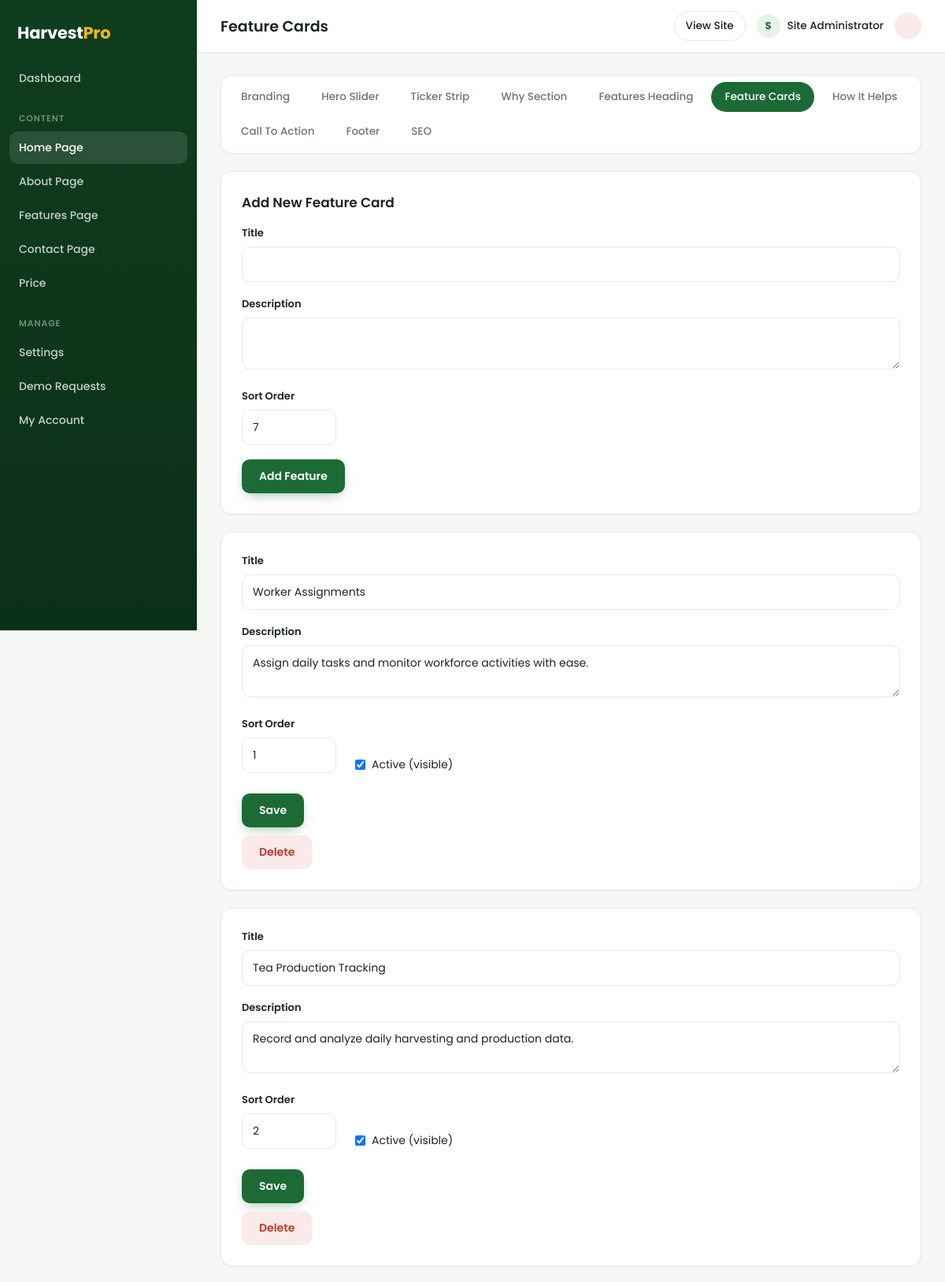
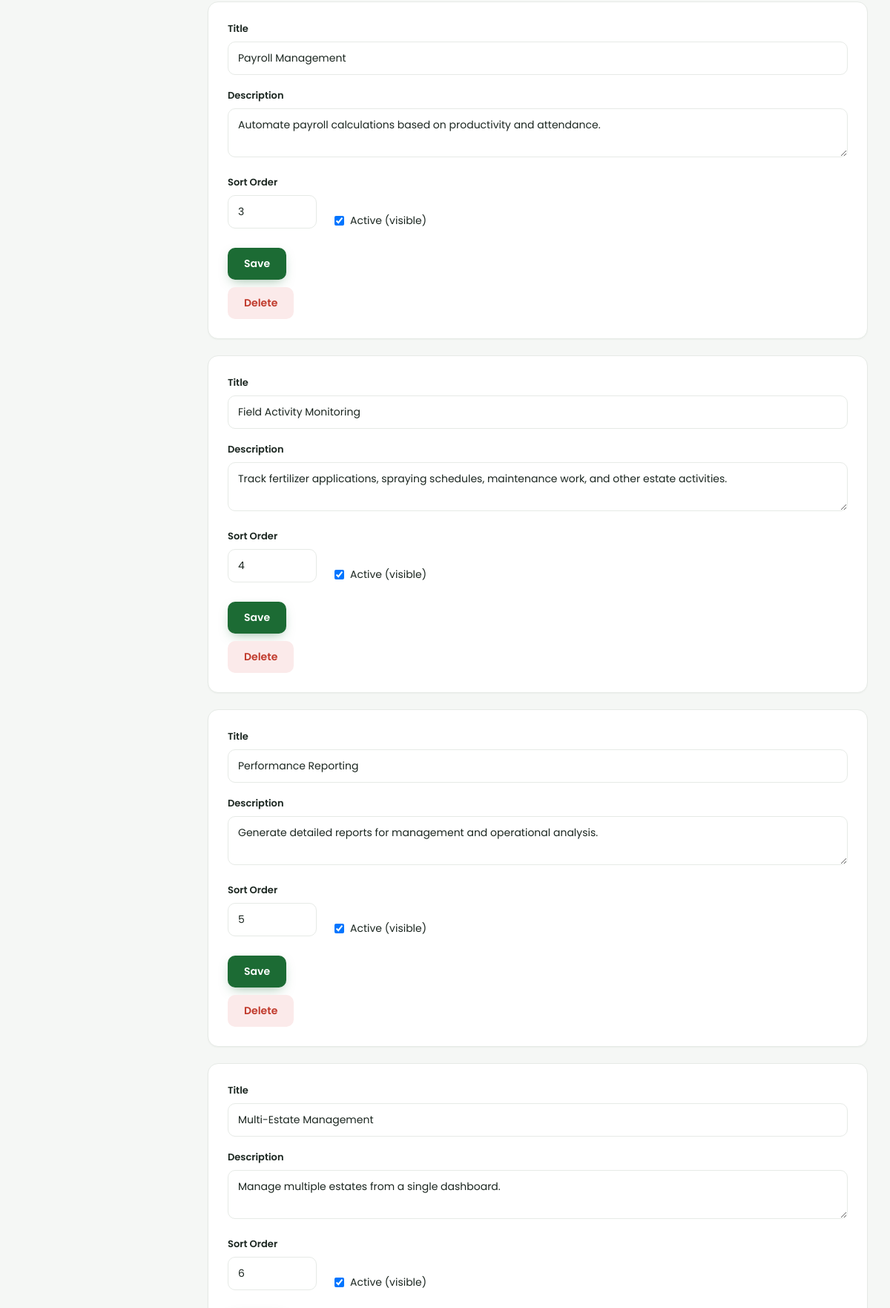
Screenshot of /admin/features.php (signed in, upper part) with the database file from the repository (2 pictures, top to bottom).
### tables this page shows
CREATE TABLE IF NOT EXISTS `features` (
  `id` INT(11) NOT NULL AUTO_INCREMENT,
  `title` VARCHAR(200) NOT NULL,
  `description` TEXT DEFAULT NULL,
  `sort_order` INT(11) NOT NULL DEFAULT 0,
  `is_active` TINYINT(1) NOT NULL DEFAULT 1,
  PRIMARY KEY (`id`)
);

### includes/functions.php (called while the page is built, shortened)
<?php
function e(?string $value): string
{
    return htmlspecialchars((string)$value, ENT_QUOTES, 'UTF-8');
}
    ?>

### admin/auth.php (called while the page is built, shortened)
<?php
require_once dirname(__DIR__) . '/includes/functions.php';
function current_admin(): ?array
{
    global $pdo;
    $stmt = $pdo->prepare("SELECT * FROM admins WHERE id = ?");
    $stmt->execute([$_SESSION['admin_id']]);
    return $stmt->fetch() ?: null;
}

### admin/features.php (the view, shortened to what this page needs)
<?php
require_once __DIR__ . '/auth.php';
$features = $pdo->query("SELECT * FROM features ORDER BY sort_order ASC, id ASC")->fetchAll();
$pageTitle = 'Feature Cards';
$page = 'features';
require __DIR__ . '/header.php';
require __DIR__ . '/homepage-tabs.php';
?>
<div class="a-card">
  <h2 class="a-card-title">Add New Feature Card</h2>
  <form method="post">
    <div class="a-field"><label>Title</label><input type="text" name="title" required></div>
    <div class="a-field"><label>Description</label><textarea name="description" rows="2" required></textarea></div>
    <div class="a-field" style="max-width:120px"><label>Sort Order</label><input type="number" name="sort_order" value="<?= count($features)+1 ?>"></div>
    <button class="a-btn a-btn-primary"><?= admin_icon('plus', 16) ?> Add Feature</button>
  </form>
</div>
<?php foreach ($features as $f): ?>
  <div class="a-card">
    <form method="post">
      <div class="a-field"><label>Title</label><input type="text" name="title" value="<?= e($f['title']) ?>" required></div>
      <div class="a-field"><label>Description</label><textarea name="description" rows="2" required><?= e($f['description']) ?></textarea></div>
      <div class="a-row">
        <div class="a-field" style="max-width:120px"><label>Sort Order</label><input type="number" name="sort_order" value="<?= (int)$f['sort_order'] ?>"></div>
        <label class="a-check"><input type="checkbox" name="is_active" <?= $f['is_active']?'checked':'' ?>> Active (visible)</label>
      </div>
      <div class="a-actions">
        <button class="a-btn a-btn-primary" type="submit">Save</button>
      </div>
    </form>
    <form method="post" onsubmit="return confirm('Delete this feature card?');" style="margin-top:10px">
      <button class="a-btn a-btn-danger" type="submit"><?= admin_icon('trash', 16) ?> Delete</button>
    </form>
  </div>
<?php endforeach; ?>
<?php require __DIR__ . '/footer.php'; ?>

### admin/header.php (shortened to what this page needs)
<?php
require_once __DIR__ . '/auth.php';
$admin = current_admin();
$page  = $page ?? '';
?>
<!DOCTYPE html>
<html lang="en">
<head>
<link rel="stylesheet" href="assets/admin.css">
</head>
<body>
<div class="a-layout">
  <aside class="a-sidebar" id="aSidebar">
    <div class="a-logo">Harvest<span>Pro</span></div>
    <nav class="a-nav">
      <a href="index.php" class="<?= $page==='dashboard'?'active':'' ?>"><?= admin_icon('dashboard') ?> Dashboard</a>
      <p class="a-nav-label">Content</p>
      <a href="section.php?g=branding" class="<?= in_array($page, HOMEPAGE_TABS, true)?'active':'' ?>"><?= admin_icon('home') ?> Home Page</a>
      <a href="section.php?g=about_banner" class="<?= in_array($page, ABOUT_TABS, true)?'active':'' ?>"><?= admin_icon('info') ?> About Page</a>
      <a href="section.php?g=features_banner" class="<?= in_array($page, FEATURES_PAGE_TABS, true)?'active':'' ?>"><?= admin_icon('layers') ?> Features Page</a>
      <a href="section.php?g=contact_banner" class="<?= in_array($page, CONTACT_TABS, true)?'active':'' ?>"><?= admin_icon('pin') ?> Contact Page</a>
      <a href="price.php" class="<?= $page==='price'?'active':'' ?>"><?= admin_icon('tag') ?> Price</a>
      <p class="a-nav-label">Manage</p>
      <a href="settings.php" class="<?= $page==='settings'?'active':'' ?>"><?= admin_icon('settings') ?> Settings</a>
      <a href="requests.php" class="<?= $page==='requests'?'active':'' ?>"><?= admin_icon('inbox') ?> Demo Requests</a>
      <a href="account.php" class="<?= $page==='account'?'active':'' ?>"><?= admin_icon('user') ?> My Account</a>
    </nav>
  </aside>
  <div class="a-main">
    <header class="a-topbar">
      <h1><?= e($pageTitle ?? 'Dashboard') ?></h1>
      <div class="a-top-right">
        <a href="../" target="_blank" class="a-view-site"><?= admin_icon('external', 16) ?> View Site</a>
        <span class="a-user-chip">
          <span class="a-user-avatar"><?= e(strtoupper(substr($admin['full_name'] ?: $admin['username'], 0, 1))) ?></span>
          <span class="a-user"><?= e($admin['full_name'] ?: $admin['username']) ?></span>
        </span>
        <a href="logout.php" class="a-logout"><?= admin_icon('logout', 16) ?></a>
      </div>
    </header>
    <main class="a-content">

### admin/assets/admin.css (style rules this page uses)
:root { --green: #1c6b34; --green-dark: #0f3d1e; --green-mid: #175a2b; --green-tint: #e6f2ea; --gold: #f5b418; --ink: #1b2620; --muted: #6a776e; --line: #e6eae6; --bg: #f5f7f5; --white: #fff; --radius: 14px; --radius-sm: 10px; --shadow-sm: 0 1px 2px rgba(15,40,25,.04); --shadow-md: 0 10px 30px -14px rgba(15,40,25,.18); }
* { margin: 0; padding: 0; box-sizing: border-box; }
body { font-family: 'Poppins', system-ui, -apple-system, "Segoe UI", sans-serif; background: var(--bg); color: var(--ink); font-size: 15px; -webkit-font-smoothing: antialiased; }
a { color: var(--green); text-decoration: none; }
.a-layout { display: flex; min-height: 100vh; }
.a-sidebar { width: 250px; background: linear-gradient(180deg, var(--green-dark), #0b3018); color: #dfe8e2; flex-shrink: 0; padding: 22px 0; position: sticky; top: 0; height: 100vh; overflow-y: auto; }
.a-logo { font-size: 21px; font-weight: 700; padding: 4px 22px 22px; color: #fff; letter-spacing: -.01em; }
.a-logo span { color: var(--gold); }
.a-nav { display: flex; flex-direction: column; padding: 0 12px; }
.a-nav a { display: flex; align-items: center; gap: 11px; padding: 10px 12px; margin-bottom: 2px; color: #c3d2c8; font-size: 14px; font-weight: 500; border-radius: 10px; transition: .15s; }
.a-nav a.active { background: rgba(255,255,255,.12); color: #fff; }
.a-nav-label { padding: 20px 12px 8px; font-size: 11px; font-weight: 600; text-transform: uppercase; letter-spacing: .08em; color: #6d9079; }
.a-main { flex: 1; display: flex; flex-direction: column; min-width: 0; }
.a-topbar { background: #fff; border-bottom: 1px solid var(--line); padding: 14px 30px; display: flex; align-items: center; gap: 16px; position: sticky; top: 0; z-index: 10; box-shadow: var(--shadow-sm); }
.a-topbar h1 { font-size: 19px; font-weight: 600; flex: 1; }
.a-top-right { display: flex; align-items: center; gap: 14px; font-size: 14px; }
.a-view-site { display: inline-flex; align-items: center; gap: 7px; font-weight: 500; font-size: 13.5px; padding: 8px 14px; border: 1px solid var(--line); border-radius: 999px; color: var(--ink); transition: .15s; }
.a-user-chip { display: flex; align-items: center; gap: 9px; }
.a-user-avatar { width: 30px; height: 30px; border-radius: 50%; background: var(--green-tint); color: var(--green); display: grid; place-items: center; font-size: 13px; font-weight: 700; flex-shrink: 0; }
.a-user { color: var(--ink); font-weight: 500; font-size: 13.5px; }
.a-logout { display: grid; place-items: center; width: 34px; height: 34px; border-radius: 50%; color: #c0392b; background: #fbeaea; transition: .15s; }
.a-content { padding: 28px 30px; max-width: 960px; width: 100%; }
.a-card { background: #fff; border: 1px solid var(--line); border-radius: var(--radius); padding: 26px; margin-bottom: 22px; box-shadow: var(--shadow-sm); }
.a-card-title { font-size: 17px; font-weight: 600; margin-bottom: 16px; }
.a-field { margin-bottom: 18px; }
.a-field label { display: block; font-size: 13px; font-weight: 600; margin-bottom: 7px; }
.a-field input[type=text], .a-field input[type=password], .a-field input[type=number], .a-field input[type=email], .a-field textarea { width: 100%; padding: 11px 13px; border: 1px solid var(--line); border-radius: var(--radius-sm); font-family: inherit; font-size: 14px; color: var(--ink); transition: .15s; }
.a-row { display: flex; gap: 24px; align-items: flex-end; flex-wrap: wrap; }
.a-check { display: flex; align-items: center; gap: 8px; font-size: 14px; margin-bottom: 18px; }
.a-actions { margin-top: 8px; }
.a-btn { display: inline-flex; align-items: center; gap: 8px; padding: 11px 22px; border-radius: var(--radius-sm); font-family: inherit; font-size: 14px; font-weight: 600; border: none; cursor: pointer; transition: .15s; }
.a-btn-primary { background: var(--green); color: #fff; box-shadow: 0 6px 16px -6px rgba(28,107,52,.5); }
.a-btn-danger { background: #fbeaea; color: #c0392b; }

### rows the page displays
features: title "Worker Assignments", description "Assign daily tasks and monitor workforce activities with ease.", sort_order "1", is_active "☑"
features: title "Tea Production Tracking", description "Record and analyze daily harvesting and production data.", sort_order "2", is_active "☑"
features: title "Payroll Management", description "Automate payroll calculations based on productivity and attendance.", sort_order "3", is_active "☑"
features: title "Field Activity Monitoring", description "Track fertilizer applications, spraying schedules, maintenance work, and other estate activities.", sort_order "4", is_active "☑"
features: title "Performance Reporting", description "Generate detailed reports for management and operational analysis.", sort_order "5", is_active "☑"
features: title "Multi-Estate Management", description "Manage multiple estates from a single dashboard.", sort_order "6", is_active "☑"

### other values shown
$pageTitle "Feature Cards"
substr($admin['full_name'] ?: $admin['username'], 0, 1) "S"
$admin['full_name'] ?: $admin['username'] "Site Administrator"
$t['label'] "Branding"
$t['label'] "Hero Slider"
$t['label'] "Ticker Strip"
$t['label'] "Why Section"
$t['label'] "Features Heading"
$t['label'] "Feature Cards"
$t['label'] "How It Helps"
$t['label'] "Call To Action"
$t['label'] "Footer"
$t['label'] "SEO"
